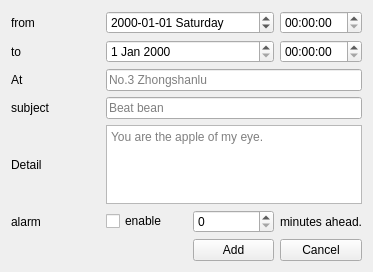
<?xml version="1.0" encoding="UTF-8"?>
<ui version="4.0">
 <class>AddAgenda</class>
 <widget class="QWidget" name="AddAgenda">
  <property name="geometry">
   <rect>
    <x>0</x>
    <y>0</y>
    <width>373</width>
    <height>272</height>
   </rect>
  </property>
  <property name="windowTitle">
   <string>Add agenda...</string>
  </property>
  <layout class="QGridLayout" name="gridLayout_2">
   <item row="1" column="0">
    <layout class="QGridLayout" name="gridLayout">
     <item row="5" column="4">
      <widget class="QLabel" name="agndAlarmMinuteLabel">
       <property name="text">
        <string>minutes ahead.</string>
       </property>
      </widget>
     </item>
     <item row="3" column="0" colspan="2">
      <widget class="QLabel" name="agndSubjectLabel">
       <property name="text">
        <string>subject</string>
       </property>
      </widget>
     </item>
     <item row="0" column="4">
      <widget class="QTimeEdit" name="agndFromTimeInput"/>
     </item>
     <item row="1" column="4">
      <widget class="QTimeEdit" name="agndToTimeInput"/>
     </item>
     <item row="0" column="0" colspan="2">
      <widget class="QLabel" name="agndFromLabel">
       <property name="text">
        <string>from</string>
       </property>
      </widget>
     </item>
     <item row="4" column="0" colspan="2">
      <widget class="QLabel" name="agndDetailLabel">
       <property name="text">
        <string>Detail</string>
       </property>
      </widget>
     </item>
     <item row="1" column="0" colspan="2">
      <widget class="QLabel" name="agndToDtTimLabel">
       <property name="text">
        <string>to</string>
       </property>
      </widget>
     </item>
     <item row="2" column="0" colspan="2">
      <widget class="QLabel" name="agndPosLabel">
       <property name="text">
        <string>At</string>
       </property>
      </widget>
     </item>
     <item row="5" column="3">
      <widget class="QSpinBox" name="agndAlarmInput"/>
     </item>
     <item row="5" column="2">
      <widget class="QCheckBox" name="agndAlarmEnableCheck">
       <property name="text">
        <string>enable</string>
       </property>
      </widget>
     </item>
     <item row="4" column="2" colspan="3">
      <widget class="QTextEdit" name="agndDetailInput">
       <property name="sizePolicy">
        <sizepolicy hsizetype="Expanding" vsizetype="Minimum">
         <horstretch>0</horstretch>
         <verstretch>0</verstretch>
        </sizepolicy>
       </property>
       <property name="minimumSize">
        <size>
         <width>0</width>
         <height>30</height>
        </size>
       </property>
       <property name="placeholderText">
        <string>You are the apple of my eye.</string>
       </property>
      </widget>
     </item>
     <item row="5" column="0" colspan="2">
      <widget class="QLabel" name="agndAlarmLabel">
       <property name="text">
        <string>alarm</string>
       </property>
      </widget>
     </item>
     <item row="3" column="2" colspan="3">
      <widget class="QLineEdit" name="agndSubjectInput">
       <property name="sizePolicy">
        <sizepolicy hsizetype="Expanding" vsizetype="Preferred">
         <horstretch>0</horstretch>
         <verstretch>0</verstretch>
        </sizepolicy>
       </property>
       <property name="placeholderText">
        <string>Beat bean</string>
       </property>
      </widget>
     </item>
     <item row="2" column="2" colspan="3">
      <widget class="QLineEdit" name="agndPosInput">
       <property name="sizePolicy">
        <sizepolicy hsizetype="Expanding" vsizetype="Preferred">
         <horstretch>0</horstretch>
         <verstretch>0</verstretch>
        </sizepolicy>
       </property>
       <property name="placeholderText">
        <string>No.3 Zhongshanlu</string>
       </property>
      </widget>
     </item>
     <item row="1" column="2" colspan="2">
      <widget class="QDateEdit" name="agndToDateInput"/>
     </item>
     <item row="0" column="2" colspan="2">
      <widget class="QDateEdit" name="agndFromDateInput">
       <property name="displayFormat">
        <string>yyyy-MM-dd dddd</string>
       </property>
      </widget>
     </item>
     <item row="6" column="4">
      <widget class="QPushButton" name="agndCancelButton">
       <property name="sizePolicy">
        <sizepolicy hsizetype="Minimum" vsizetype="Preferred">
         <horstretch>0</horstretch>
         <verstretch>0</verstretch>
        </sizepolicy>
       </property>
       <property name="text">
        <string>Cancel</string>
       </property>
      </widget>
     </item>
     <item row="6" column="3">
      <widget class="QPushButton" name="agndSubmitButton">
       <property name="sizePolicy">
        <sizepolicy hsizetype="Minimum" vsizetype="Preferred">
         <horstretch>0</horstretch>
         <verstretch>0</verstretch>
        </sizepolicy>
       </property>
       <property name="text">
        <string>Add</string>
       </property>
      </widget>
     </item>
    </layout>
   </item>
  </layout>
 </widget>
 <resources/>
 <connections/>
</ui>
